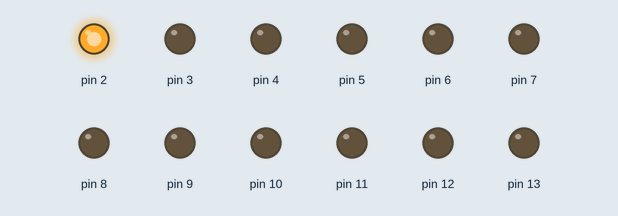
Simulated run of this sketch. Board: Arduino Uno, built with avr-gcc and run on an emulated ATmega328P. Parts: output pins drawn as LEDs (lit = HIGH).

Above: at 0.02 s.
At 0.22 s:
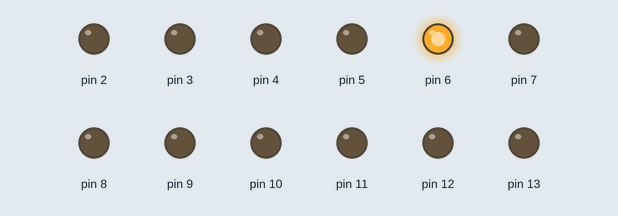
At 0.47 s:
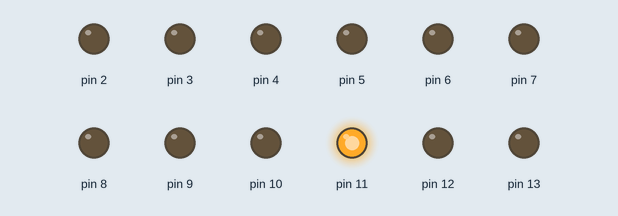
At 0.92 s:
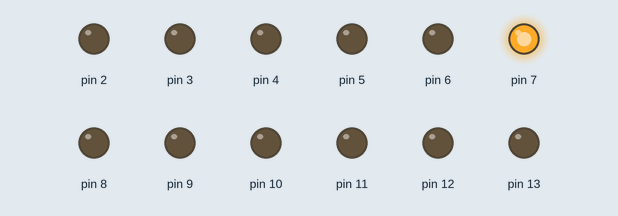
At 1.8 s:
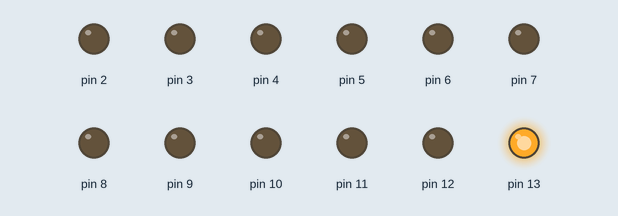
At 2.92 s:
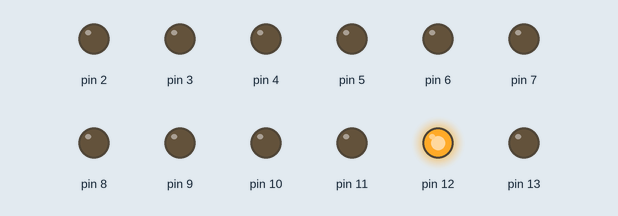
Timing chart, 0 to 3.2 s (numbered marks = the images above):
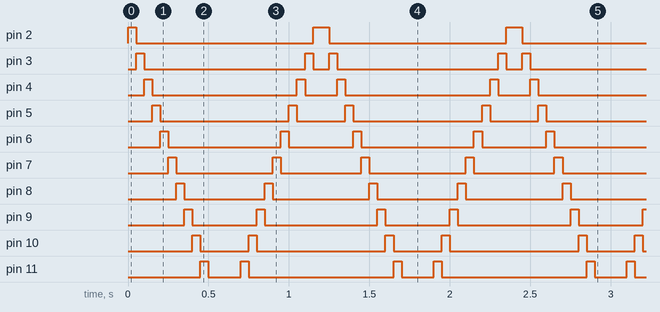

Measured:
- by itself, pin 2, pin 13: alternates HIGH for 0.10 s and LOW for 1.1 s
- by itself, pin 3: repeats every 1.2 s: LOW 1.0 s, HIGH 0.05 s, LOW 0.10 s, HIGH 0.05 s
- by itself, pin 4: repeats every 1.2 s: LOW 0.90 s, HIGH 0.05 s, LOW 0.20 s, HIGH 0.05 s
- by itself, pin 5: repeats every 1.2 s: LOW 0.80 s, HIGH 0.05 s, LOW 0.30 s, HIGH 0.05 s
- by itself, pin 6: repeats every 1.2 s: LOW 0.70 s, HIGH 0.05 s, LOW 0.40 s, HIGH 0.05 s
- by itself, pin 7, pin 8: alternates HIGH for 0.05 s and LOW for 0.55 s
- by itself, pin 9: repeats every 1.2 s: LOW 0.40 s, HIGH 0.05 s, LOW 0.70 s, HIGH 0.05 s
- by itself, pin 10: repeats every 1.2 s: LOW 0.30 s, HIGH 0.05 s, LOW 0.80 s, HIGH 0.05 s

The sketch:

LEDS_Auto_fantastico.ino
```cpp
void setup()
{
  for(int i = 2; i <= 13; i++)
  {
    pinMode(i, OUTPUT);
  }
}

void loop()
{
  for(int i = 2; i <= 13; i++)
  {
    pinMode(i, OUTPUT);
    digitalWrite(i, HIGH);
    delay(50);
    digitalWrite(i, LOW);
  }

  for(int i = 13; i >= 2; i--)
  {
    pinMode(i, OUTPUT);
    digitalWrite(i, HIGH);
    delay(50);
    digitalWrite(i, LOW);
  }
}
```
